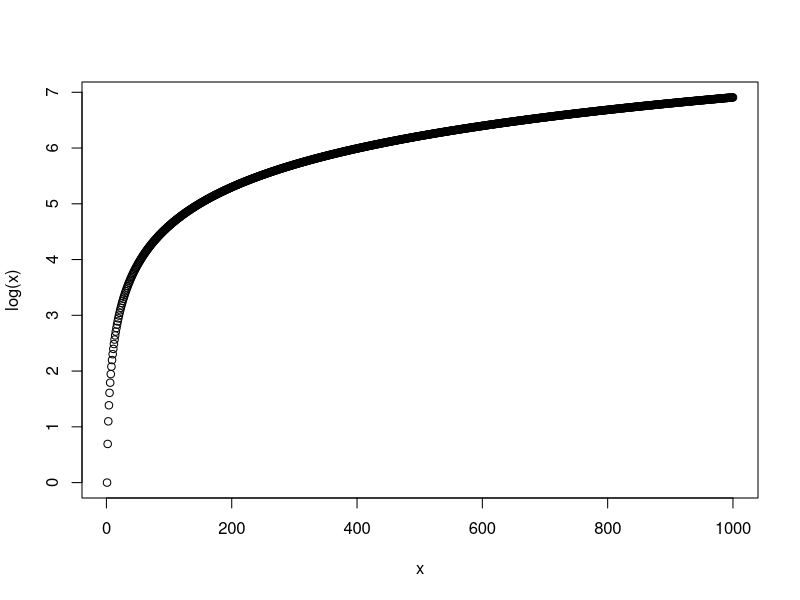

The R script that drew this image:
## ---- chunk 1
x<-1:1000
plot(x, log(x))
